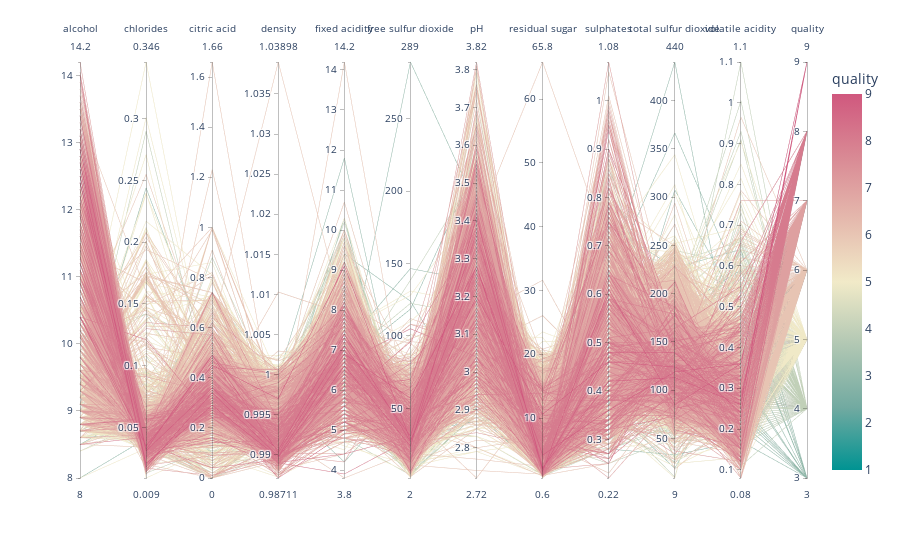

The notebook cell this image was saved under:
### Code cell
fig.show()

### Figure 1 — Plotly figure (JSON) as saved in the notebook; plotly's stock layout.template omitted (floating-point values rounded to 4 significant figures; data arrays with more than 128 entries replaced by an {"elided": "..."} marker saying what was removed)
{"data": [{"dimensions": [{"label": "alcohol", "values": {"elided": "4898 float values"}}, {"label": "chlorides", "values": {"elided": "4898 float values"}}, {"label": "citric acid", "values": {"elided": "4898 float values"}}, {"label": "density", "values": {"elided": "4898 float values"}}, {"label": "fixed acidity", "values": {"elided": "4898 float values"}}, {"label": "free sulfur dioxide", "values": {"elided": "4898 float values"}}, {"label": "pH", "values": {"elided": "4898 float values"}}, {"label": "residual sugar", "values": {"elided": "4898 float values"}}, {"label": "sulphates", "values": {"elided": "4898 float values"}}, {"label": "total sulfur dioxide", "values": {"elided": "4898 float values"}}, {"label": "volatile acidity", "values": {"elided": "4898 float values"}}, {"label": "quality", "values": {"elided": "4898 int values"}}], "domain": {"x": [0, 1], "y": [0, 1]}, "line": {"color": {"elided": "4898 int values"}, "coloraxis": "coloraxis"}, "name": "", "type": "parcoords"}], "layout": {"coloraxis": {"cmid": 5, "colorbar": {"title": {"text": "quality"}}, "colorscale": [[0, "rgb(0, 147, 146)"], [0.1667, "rgb(114, 170, 161)"], [0.3333, "rgb(177, 199, 179)"], [0.5, "rgb(241, 234, 200)"], [0.6667, "rgb(229, 185, 173)"], [0.8333, "rgb(217, 137, 148)"], [1, "rgb(208, 88, 126)"]]}, "legend": {"tracegroupgap": 0}, "margin": {"t": 60}}}
